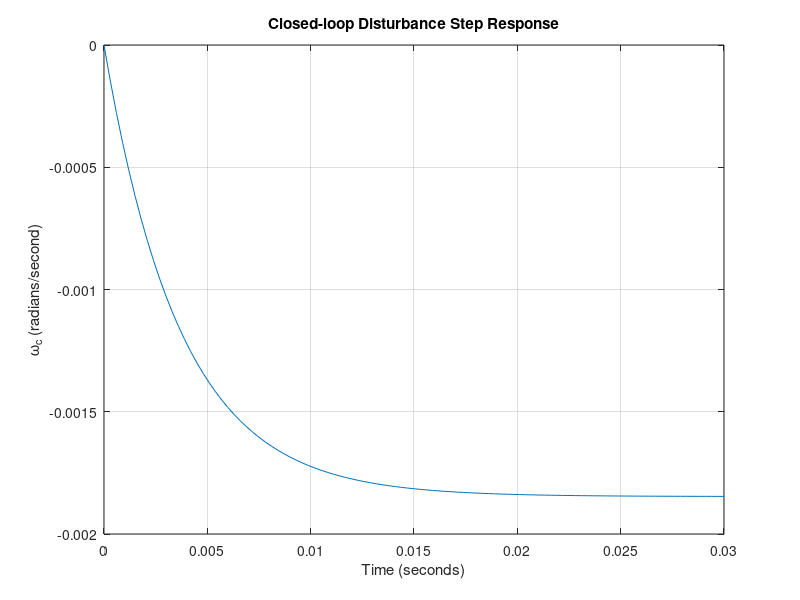

The MATLAB source for this figure:
% Chapter 4: Figure 4.28
%
%   Analysis of the closed-loop speed control system.
%
Ra=1; Km=10; J=2; f=0.5; Kb=0.1; Ka=54; Kt=1;
num1=[1]; den1=[J,f]; sys1=tf(num1,den1);
num2=[Ka*Kt]; den2=[1]; sys2=tf(num2,den2);
num3=[Kb]; den3=[1]; sys3=tf(num3,den3);
num4=[Km/Ra]; den4=[1]; sys4=tf(num4,den4);
sysa=parallel(sys2,sys3);
sysb=series(sysa,sys4);
sys_c=feedback(sys1,sysb);
%
% Change sign of transfer function since disturbance 
% enters with negative sign in the block diagram
%
sys_c=-sys_c
%
% Compute time response to a unit step disturbance
%
[yc,T,xc]=step(sys_c);
plot(T,yc)
title('Closed-loop Disturbance Step Response')
xlabel('Time (seconds)'), ylabel('\omega_c (radians/second)'), grid
%
% Steady-state error -> last value of output vector yc
%
yc(length(T))
